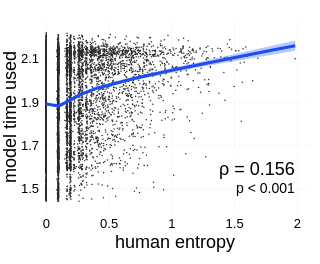

Write notebook code for a chart like this one.
### Code cell
from scipy.stats import spearmanr
from statsmodels.nonparametric.smoothers_lowess import lowess
from tqdm import tqdm

model_time = difficulty_df.groupby("dataset_idx")["time_used"].mean()
x, y = _align(human_df.set_index("dataset_idx")["entropy"], model_time)
rho, pval = spearmanr(x, y)
print(f"Spearman correlation: rho={rho:.3f}, p={pval:.3e}")

x_line = np.linspace(x.min(), x.max(), 200)

# Bootstrap LOWESS
boot_curves_path = figures_dir / "lowess_boot_curves.npy"
redo = False
if boot_curves_path.exists() and not redo:
    boot_curves = np.load(boot_curves_path)
else:
    n_boot = 500
    boot_curves = np.zeros((n_boot, len(x_line)))
    for i in tqdm(range(n_boot), desc="Bootstrapping LOWESS"):
        idx = np.random.choice(len(x), size=len(x), replace=True)
        boot_curves[i] = lowess(y[idx], x[idx], frac=0.7, xvals=x_line)
    np.save(boot_curves_path, boot_curves)

lower = np.percentile(boot_curves, 2.5, axis=0)
upper = np.percentile(boot_curves, 97.5, axis=0)
median = np.percentile(boot_curves, 50, axis=0)

fig = go.Figure()

# Scatter
fig.add_trace(go.Scatter(
    x=x, y=y, mode='markers',
    marker=dict(color=cfg_base.plotting.human_time, size=1.5, opacity=1.0),
    showlegend=False,
))

# CI band
fig.add_trace(go.Scatter(
    x=np.concatenate([x_line, x_line[::-1]]),
    y=np.concatenate([upper, lower[::-1]]),
    fill='toself', fillcolor=cfg_base.plotting.time,
    opacity=0.3,
    line=dict(width=0), showlegend=False,
))

# Median LOWESS line
fig.add_trace(go.Scatter(
    x=x_line, y=median,
    mode='lines', line=dict(color=cfg_base.plotting.time, width=3),
    showlegend=False,
))

fig.add_annotation(
    x=0.95, y=0.08, xref='paper', yref='paper',
    text="p < 0.001",
    showarrow=False, font=dict(size=14),
    bgcolor='rgba(255, 255, 255, 0.8)',
    xanchor='right', yanchor='bottom',
    align='right',
)

fig.add_annotation(
    x=0.95, y=0.17, xref='paper', yref='paper',
    text=f"ρ = {rho:.3f}",
    showarrow=False, font=dict(size=18),
    xanchor='right', yanchor='bottom',
    bgcolor='rgba(255, 255, 255, 0.8)',
    align='right',
)

fig.update_layout(
    width=WIDTH * 0.2, height=WIDTH * 0.25,
    margin=dict(l=40, r=10, t=20, b=50),
)
fig.update_xaxes(title_text="human entropy", title_standoff=5, range=[-0.05, 2.1])
fig.update_yaxes(title_text="model time used", tickvals=[1.5, 1.7, 1.9, 2.1], title_standoff=1)
fig.show()
nn_bowl.utils.save_figure(fig, figures_dir, "time_image_human_model_correlation", scale=2)

### Figure 1 — Plotly figure (JSON) as saved in the notebook; plotly's stock layout.template omitted (floating-point values rounded to 4 significant figures; data arrays with more than 128 entries replaced by an {"elided": "..."} marker saying what was removed)
{"data": [{"marker": {"color": "#2B2B2B", "opacity": 1, "size": 1.5}, "mode": "markers", "showlegend": false, "type": "scatter", "x": {"elided": "10000 float values"}, "y": {"elided": "10000 float values"}}, {"fill": "toself", "fillcolor": "#1D4DF2", "line": {"width": 0}, "opacity": 0.3, "showlegend": false, "type": "scatter", "x": {"elided": "400 float values"}, "y": {"elided": "400 float values"}}, {"line": {"color": "#1D4DF2", "width": 3}, "mode": "lines", "showlegend": false, "type": "scatter", "x": {"elided": "200 float values"}, "y": {"elided": "200 float values"}}], "layout": {"annotations": [{"align": "right", "bgcolor": "rgba(255, 255, 255, 0.8)", "font": {"size": 14}, "showarrow": false, "text": "p < 0.001", "x": 0.95, "xanchor": "right", "xref": "paper", "y": 0.08, "yanchor": "bottom", "yref": "paper"}, {"align": "right", "bgcolor": "rgba(255, 255, 255, 0.8)", "font": {"size": 18}, "showarrow": false, "text": "ρ = 0.156", "x": 0.95, "xanchor": "right", "xref": "paper", "y": 0.17, "yanchor": "bottom", "yref": "paper"}], "height": 264, "margin": {"b": 50, "l": 40, "r": 10, "t": 20}, "width": 211.2, "xaxis": {"range": [-0.05, 2.1], "title": {"standoff": 5, "text": "human entropy"}}, "yaxis": {"tickvals": [1.5, 1.7, 1.9, 2.1], "title": {"standoff": 1, "text": "model time used"}}}}
